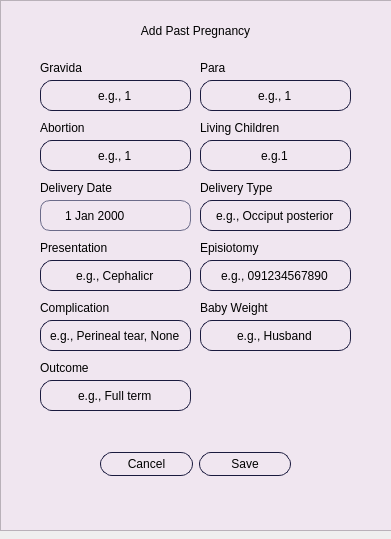
<?xml version="1.0" encoding="UTF-8"?>
<ui version="4.0">
 <class>Dialog</class>
 <widget class="QDialog" name="Dialog">
  <property name="geometry">
   <rect>
    <x>0</x>
    <y>0</y>
    <width>391</width>
    <height>539</height>
   </rect>
  </property>
  <property name="windowTitle">
   <string>Dialog</string>
  </property>
  <widget class="QFrame" name="frame_2">
   <property name="geometry">
    <rect>
     <x>0</x>
     <y>0</y>
     <width>401</width>
     <height>531</height>
    </rect>
   </property>
   <property name="styleSheet">
    <string notr="true">background-color: rgb(240, 230, 240);</string>
   </property>
   <property name="frameShape">
    <enum>QFrame::StyledPanel</enum>
   </property>
   <property name="frameShadow">
    <enum>QFrame::Raised</enum>
   </property>
   <widget class="QLabel" name="address_label">
    <property name="geometry">
     <rect>
      <x>60</x>
      <y>10</y>
      <width>271</width>
      <height>41</height>
     </rect>
    </property>
    <property name="sizePolicy">
     <sizepolicy hsizetype="Expanding" vsizetype="Expanding">
      <horstretch>0</horstretch>
      <verstretch>0</verstretch>
     </sizepolicy>
    </property>
    <property name="styleSheet">
     <string notr="true">font: 16pt &quot;Segoe UI&quot;;</string>
    </property>
    <property name="text">
     <string>Add Past Pregnancy</string>
    </property>
    <property name="alignment">
     <set>Qt::AlignCenter</set>
    </property>
   </widget>
   <widget class="QLabel" name="street_label">
    <property name="geometry">
     <rect>
      <x>40</x>
      <y>60</y>
      <width>91</width>
      <height>16</height>
     </rect>
    </property>
    <property name="styleSheet">
     <string notr="true">font: 10pt &quot;Segoe UI&quot;;</string>
    </property>
    <property name="text">
     <string>Gravida</string>
    </property>
   </widget>
   <widget class="QLabel" name="barangay_label">
    <property name="geometry">
     <rect>
      <x>200</x>
      <y>60</y>
      <width>91</width>
      <height>16</height>
     </rect>
    </property>
    <property name="styleSheet">
     <string notr="true">font: 10pt &quot;Segoe UI&quot;;</string>
    </property>
    <property name="text">
     <string>Para</string>
    </property>
   </widget>
   <widget class="QLabel" name="province_label">
    <property name="geometry">
     <rect>
      <x>200</x>
      <y>120</y>
      <width>91</width>
      <height>16</height>
     </rect>
    </property>
    <property name="styleSheet">
     <string notr="true">font: 10pt &quot;Segoe UI&quot;;</string>
    </property>
    <property name="text">
     <string>Living Children</string>
    </property>
   </widget>
   <widget class="QLabel" name="city_label">
    <property name="geometry">
     <rect>
      <x>40</x>
      <y>120</y>
      <width>141</width>
      <height>16</height>
     </rect>
    </property>
    <property name="styleSheet">
     <string notr="true">font: 10pt &quot;Segoe UI&quot;;</string>
    </property>
    <property name="text">
     <string>Abortion</string>
    </property>
   </widget>
   <widget class="QLineEdit" name="street_placeholder">
    <property name="geometry">
     <rect>
      <x>40</x>
      <y>80</y>
      <width>151</width>
      <height>31</height>
     </rect>
    </property>
    <property name="styleSheet">
     <string notr="true">border-radius: 12px;
background-color: rgb(240, 230, 240);
border: 1px solid rgb(26, 26, 62);</string>
    </property>
    <property name="text">
     <string>e.g., 1</string>
    </property>
    <property name="alignment">
     <set>Qt::AlignCenter</set>
    </property>
   </widget>
   <widget class="QLineEdit" name="province_placeholder">
    <property name="geometry">
     <rect>
      <x>200</x>
      <y>140</y>
      <width>151</width>
      <height>31</height>
     </rect>
    </property>
    <property name="styleSheet">
     <string notr="true">border-radius: 12px;
background-color: rgb(240, 230, 240);
border: 1px solid rgb(26, 26, 62);</string>
    </property>
    <property name="text">
     <string>e.g.1</string>
    </property>
    <property name="alignment">
     <set>Qt::AlignCenter</set>
    </property>
   </widget>
   <widget class="QLineEdit" name="barangay_placeholder">
    <property name="geometry">
     <rect>
      <x>200</x>
      <y>80</y>
      <width>151</width>
      <height>31</height>
     </rect>
    </property>
    <property name="styleSheet">
     <string notr="true">border-radius: 12px;
background-color: rgb(240, 230, 240);
border: 1px solid rgb(26, 26, 62);</string>
    </property>
    <property name="text">
     <string>e.g., 1</string>
    </property>
    <property name="alignment">
     <set>Qt::AlignCenter</set>
    </property>
   </widget>
   <widget class="QLineEdit" name="city_placeholder">
    <property name="geometry">
     <rect>
      <x>40</x>
      <y>140</y>
      <width>151</width>
      <height>31</height>
     </rect>
    </property>
    <property name="styleSheet">
     <string notr="true">border-radius: 12px;
background-color: rgb(240, 230, 240);
border: 1px solid rgb(26, 26, 62);</string>
    </property>
    <property name="text">
     <string>e.g., 1</string>
    </property>
    <property name="alignment">
     <set>Qt::AlignCenter</set>
    </property>
   </widget>
   <widget class="QWidget" name="layoutWidget">
    <property name="geometry">
     <rect>
      <x>100</x>
      <y>450</y>
      <width>191</width>
      <height>28</height>
     </rect>
    </property>
    <layout class="QHBoxLayout" name="horizontalLayout_2">
     <item>
      <widget class="QPushButton" name="cancel_btn_2">
       <property name="styleSheet">
        <string notr="true">border-radius: 12px;
padding: 4px;
background-color: rgb(240, 230, 240);
border: 1px solid rgb(26, 26, 62);</string>
       </property>
       <property name="text">
        <string>Cancel</string>
       </property>
      </widget>
     </item>
     <item>
      <widget class="QPushButton" name="save_btn_2">
       <property name="styleSheet">
        <string notr="true">border-radius: 12px;
padding: 4px;
background-color: rgb(240, 230, 240);
border: 1px solid rgb(26, 26, 62);</string>
       </property>
       <property name="text">
        <string>Save</string>
       </property>
      </widget>
     </item>
    </layout>
   </widget>
   <widget class="QLabel" name="dateOfBirth_4">
    <property name="geometry">
     <rect>
      <x>200</x>
      <y>240</y>
      <width>91</width>
      <height>16</height>
     </rect>
    </property>
    <property name="styleSheet">
     <string notr="true">font: 10pt &quot;Segoe UI&quot;;</string>
    </property>
    <property name="text">
     <string>Episiotomy</string>
    </property>
   </widget>
   <widget class="QLineEdit" name="relationship_placeholder_2">
    <property name="geometry">
     <rect>
      <x>40</x>
      <y>320</y>
      <width>151</width>
      <height>31</height>
     </rect>
    </property>
    <property name="styleSheet">
     <string notr="true">border-radius: 12px;
background-color: rgb(240, 230, 240);
border: 1px solid rgb(26, 26, 62);</string>
    </property>
    <property name="text">
     <string>e.g., Perineal tear, None</string>
    </property>
    <property name="alignment">
     <set>Qt::AlignCenter</set>
    </property>
   </widget>
   <widget class="QLineEdit" name="EC_last_name_placeholder_2">
    <property name="geometry">
     <rect>
      <x>200</x>
      <y>200</y>
      <width>151</width>
      <height>31</height>
     </rect>
    </property>
    <property name="styleSheet">
     <string notr="true">border-radius: 12px;
background-color: rgb(240, 230, 240);
border: 1px solid rgb(26, 26, 62);</string>
    </property>
    <property name="text">
     <string>e.g., Occiput posterior</string>
    </property>
    <property name="alignment">
     <set>Qt::AlignCenter</set>
    </property>
   </widget>
   <widget class="QLabel" name="EC_firstName_label_2">
    <property name="geometry">
     <rect>
      <x>40</x>
      <y>180</y>
      <width>91</width>
      <height>16</height>
     </rect>
    </property>
    <property name="styleSheet">
     <string notr="true">font: 10pt &quot;Segoe UI&quot;;</string>
    </property>
    <property name="text">
     <string>Delivery Date</string>
    </property>
   </widget>
   <widget class="QLabel" name="EC_middleName_label_2">
    <property name="geometry">
     <rect>
      <x>40</x>
      <y>240</y>
      <width>141</width>
      <height>16</height>
     </rect>
    </property>
    <property name="styleSheet">
     <string notr="true">font: 10pt &quot;Segoe UI&quot;;</string>
    </property>
    <property name="text">
     <string>Presentation</string>
    </property>
   </widget>
   <widget class="QLabel" name="relationship_label_2">
    <property name="geometry">
     <rect>
      <x>40</x>
      <y>300</y>
      <width>91</width>
      <height>16</height>
     </rect>
    </property>
    <property name="styleSheet">
     <string notr="true">font: 10pt &quot;Segoe UI&quot;;</string>
    </property>
    <property name="text">
     <string>Complication</string>
    </property>
   </widget>
   <widget class="QLineEdit" name="EC_middleName_placeholder_2">
    <property name="geometry">
     <rect>
      <x>40</x>
      <y>260</y>
      <width>151</width>
      <height>31</height>
     </rect>
    </property>
    <property name="styleSheet">
     <string notr="true">border-radius: 12px;
background-color: rgb(240, 230, 240);
border: 1px solid rgb(26, 26, 62);</string>
    </property>
    <property name="text">
     <string>e.g., Cephalicr</string>
    </property>
    <property name="alignment">
     <set>Qt::AlignCenter</set>
    </property>
   </widget>
   <widget class="QLineEdit" name="emergencyNum_placeholder_2">
    <property name="geometry">
     <rect>
      <x>200</x>
      <y>260</y>
      <width>151</width>
      <height>31</height>
     </rect>
    </property>
    <property name="styleSheet">
     <string notr="true">border-radius: 12px;
background-color: rgb(240, 230, 240);
border: 1px solid rgb(26, 26, 62);</string>
    </property>
    <property name="text">
     <string>e.g., 091234567890</string>
    </property>
    <property name="alignment">
     <set>Qt::AlignCenter</set>
    </property>
   </widget>
   <widget class="QLabel" name="EC_lastName_label_2">
    <property name="geometry">
     <rect>
      <x>200</x>
      <y>180</y>
      <width>101</width>
      <height>16</height>
     </rect>
    </property>
    <property name="styleSheet">
     <string notr="true">font: 10pt &quot;Segoe UI&quot;;</string>
    </property>
    <property name="text">
     <string>Delivery Type</string>
    </property>
   </widget>
   <widget class="QLineEdit" name="relationship_placeholder_3">
    <property name="geometry">
     <rect>
      <x>200</x>
      <y>320</y>
      <width>151</width>
      <height>31</height>
     </rect>
    </property>
    <property name="styleSheet">
     <string notr="true">border-radius: 12px;
background-color: rgb(240, 230, 240);
border: 1px solid rgb(26, 26, 62);</string>
    </property>
    <property name="text">
     <string>e.g., Husband</string>
    </property>
    <property name="alignment">
     <set>Qt::AlignCenter</set>
    </property>
   </widget>
   <widget class="QLabel" name="relationship_label_3">
    <property name="geometry">
     <rect>
      <x>200</x>
      <y>300</y>
      <width>91</width>
      <height>16</height>
     </rect>
    </property>
    <property name="styleSheet">
     <string notr="true">font: 10pt &quot;Segoe UI&quot;;</string>
    </property>
    <property name="text">
     <string>Baby Weight</string>
    </property>
   </widget>
   <widget class="QLabel" name="relationship_label_4">
    <property name="geometry">
     <rect>
      <x>40</x>
      <y>360</y>
      <width>91</width>
      <height>16</height>
     </rect>
    </property>
    <property name="styleSheet">
     <string notr="true">font: 10pt &quot;Segoe UI&quot;;</string>
    </property>
    <property name="text">
     <string>Outcome</string>
    </property>
   </widget>
   <widget class="QLineEdit" name="relationship_placeholder_4">
    <property name="geometry">
     <rect>
      <x>40</x>
      <y>380</y>
      <width>151</width>
      <height>31</height>
     </rect>
    </property>
    <property name="styleSheet">
     <string notr="true">border-radius: 12px;
background-color: rgb(240, 230, 240);
border: 1px solid rgb(26, 26, 62);</string>
    </property>
    <property name="text">
     <string>e.g., Full term</string>
    </property>
    <property name="alignment">
     <set>Qt::AlignCenter</set>
    </property>
   </widget>
   <widget class="QDateEdit" name="dateOfBirth_placeholder">
    <property name="geometry">
     <rect>
      <x>40</x>
      <y>200</y>
      <width>151</width>
      <height>31</height>
     </rect>
    </property>
    <property name="styleSheet">
     <string notr="true">QDateEdit {
    border: 1px solid #6c6c8a;
    border-radius: 10px;
    padding: 6px 10px;
    padding-right: 30px; /* space for icon */
    background: transparent;
}

QDateEdit::drop-down {
    border: none;
    width: 20px;
}

QDateEdit::down-arrow {
    image: url(:/icons/calendar.png); /* optional custom icon */
    width: 12px;
    height: 12px;
}</string>
    </property>
    <property name="alignment">
     <set>Qt::AlignCenter</set>
    </property>
    <property name="calendarPopup">
     <bool>true</bool>
    </property>
   </widget>
  </widget>
 </widget>
 <resources/>
 <connections/>
</ui>
